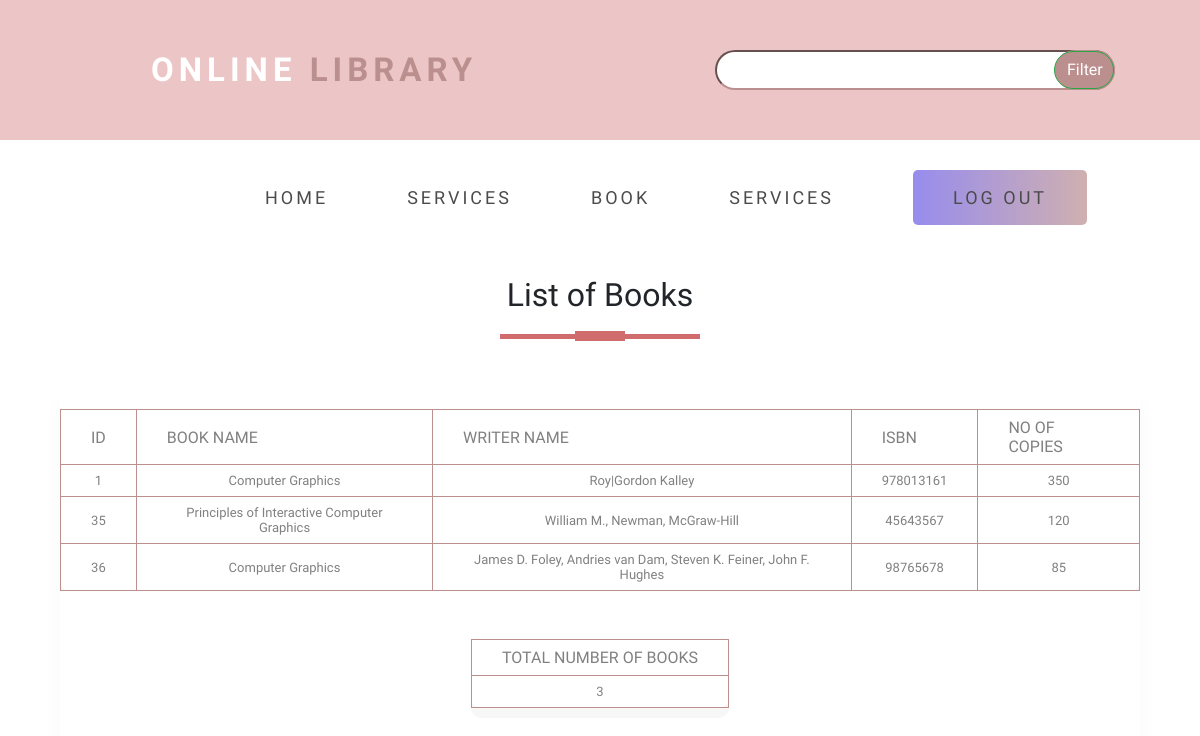
Screenshot of /php/cg.php with the database file from the repository.
### tables this page shows
CREATE TABLE `book1` (
  `id` int(255) NOT NULL,
  `isbn` int(255) NOT NULL,
  `name` text NOT NULL,
  `writer` text NOT NULL,
  `category` text NOT NULL,
  `image` varchar(1000) NOT NULL,
  `count` int(255) NOT NULL,
  `link` varchar(1000) NOT NULL
);

### php/cg.php (the view, shortened to what this page needs)
<html>
<head>
  <link rel="stylesheet" type="text/css" href="../css/booktype.css">
  <link rel="stylesheet" href="https://maxcdn.bootstrapcdn.com/bootstrap/4.5.2/css/bootstrap.min.css">
<link rel="stylesheet" href="https://cdnjs.cloudflare.com/ajax/libs/font-awesome/4.7.0/css/font-awesome.min.css" />
</head>
<body>
<div class="ratri">
     <div class="row">
       <div class="col-md-6">
         <div class="navbar">
         <div class="logo">
                <a href="indexnew.php">Online<span> Library</span></a>
            </div>
         </div>
       </div>
       <div class="col-md-6">
       <form action="book.php"  method="post" >
            <div class="search">
            <div class="s1">
                <div class="s2">
                    <input type="text" class="input"  name="valueToSearch" >
                    <div class="btn btn_common">
                    <input type="submit" class="btn btn-success" name="search" value="Filter">
                    </div>
                </div>
            </div>
        </div>
            </form>
       </div>
     </div>
   </div>
   <section id="nav">
     <div class="container">
     <div class="menu">
                <ul>
                    <li class="r1">
                        <a href="adminindex.php">Home</a></li>
                        <li><a href="aboutdemo.php">Services</a></li>
                       <li> <a href="book.php">Book</a></li>
                       <li> <a href="servicedemo.php">Services</a></li>
                       <li class="reg-btn"> <a href="logout.php">Log out</a></li>
                </ul>
            </div>
</section>
<div class="main-div">
    <h2 class="title text-center">List of Books</h2>
    <div class="center-div">
        <div class="table-responsive">
            <table>
                <thead>
                    <tr>
                        <th>ID</th>
                        <th>Book Name</th>
                        <th>Writer Name</th>
                        <th>ISBN</th>
                        <th>No of Copies</th>
                    </tr>
                </thead>
                <tbody>
                <?php
include 'connection.php';
$sql="select count(*) as total from book1 where category='CG'";
$result= mysqli_query($con,$sql);
while($res=mysqli_fetch_array($result))
{
  $output=$res['total'];
}
$selectquery="select * from book1 where category='CG'";
$query=mysqli_query($con,$selectquery);
while($res=mysqli_fetch_array($query))
{
    ?>
    <tr>
    <td><?php echo $res['id']?></td>
    <td><?php echo $res['name']?></td>
    <td><?php echo $res['writer']?></td>
    <td><?php echo $res['isbn']?></td>
    <td><?php echo $res['count']?></td>
</tr>
<?php
}
?>
                </tbody>
            </table>
        </div>
        <div class="container">
        <br><br>
        <table>
        <thead>
                    <tr>
                        <th>Total Number Of Books</th>
                    </tr>
                </thead>
                <tr>
                <td><?php echo $output?></td>
                </tr>
        </table>
        </div>
</div>
</div>
</body>
</html>

### css/booktype.css (style rules this page uses)
* { margin:0; padding:0; box-sizing:border-box; font-family:'Josefin Sans',sans-serif; }
table { border-collapse:collapse; background-color:#fff; box-shadow:0 10px 0 rgba(0,0,0,.03); border-radius:10px; margin:auto; }
th,td { border:1px solid rosybrown; padding:8px 30px; text-align:center; color:grey; }
th { text-transform:uppercase; font-weight:500; text-align:center; }
td { font-size:13px; }
.main-div { width:100%; height:100vh; display:flex; flex-direction:column; justify-content:center; align-items:center; }
.main-div h2 { padding:5px; margin-top:25px; text-decoration:uppercase; }
.title::before { content:''; background:#7b1798; height:5px; width:200px; margin-left:auto; margin-right:auto; display:block; transform:translateY(63px); }
.title::after { content:''; background:#7b1798; height:10px; width:50px; margin-left:auto; margin-right:auto; margin-bottom:40px; display:block; transform:translateY(17px); }
.center-div { width:90%; height:80vh; padding:20px 0 0 0; box-shadow:0 10px 20px 0 rgba(0,0,0,.03); border-radius:10px; margin:auto; }
.ratri { padding-top: 30px; padding-left: 35px; padding-right: 35px; padding-bottom: 30px; background: rgb(236, 198, 198); }
.search .input { border-color: rosybrown; background-color: #fff; }
.s1 .s2 { position: relative; width: 400px; height: 40px; margin-left: 100px; top: 20px ; font-size: 33px; font-weight: 900; text-transform: uppercase; letter-spacing: 5px; }
.s1 .s2 .input { position: absolute; top: 0; left: 0; height: 100%; width: 100%; border-radius: 20px; font-size: 18px; padding-left: 10px; }
.s1 .s2 .btn { position: absolute; top: 0; right: 0; width: 60px; height: 100%; background: rosybrown; z-index: 1; cursor: pointer; border-bottom-right-radius: 20px; border-bottom-left-radius: 20px; border-top-left-radius: 20px; border-top-right-radius: 20px; }
.navbar { width:100%; height:80px; display:flex; justify-content: space-between; }
.navbar .logo a { margin-left: 100px; font-size: 33px; font-weight: 900; text-transform: uppercase; letter-spacing: 5px; color: #fff!important; }
.navbar .logo span { font-size: 33px; color: rosybrown; }
#nav { padding-top: 30px; padding-left: 250px; }
.menu ul li { display: inline-block; }
.menu ul li a { position: relative; color: black!important; opacity: 0.7; margin-right: 75px; font-size: 18px; font-weight: 500; display: flex; align-items: center; letter-spacing: 3px; text-transform: uppercase; }
.menu ul li a:after { position:absolute; left:0; top:35px; width:100%; height:4px; background: blue; content:''; opacity: 0; transition: all 0.3s; border-radius: 6px; }
.reg-btn a { display: block; padding: 14px 40px; font-size: 20px; font-weight: 200; background-image: linear-gradient(to right,#6c5ce7, rosybrown); margin-right: 100px; letter-spacing: 1px; border-radius: 5px; transition: all 0.3s; color:#fff!important; }
.title::before { content:''; background:rgb(209, 108, 108); height:5px; width:200px; margin-left:auto; margin-right:auto; display:block; transform:translateY(63px); }
.title::after { content:''; background:rgb(209, 108, 108); height:10px; width:50px; margin-left:auto; margin-right:auto; margin-bottom:40px; display:block; transform:translateY(17px); }

### rows the page displays
book1: id "1", name "Computer Graphics", writer "Roy|Gordon Kalley", isbn "978013161", count "350"
book1: id "35", name "Principles of Interactive Computer Graphics", writer "William M., Newman, McGraw-Hill", isbn "45643567", count "120"
book1: id "36", name "Computer Graphics", writer "James D. Foley, Andries van Dam, Steven K. Feiner, John F. Hughes", isbn "98765678", count "85"

### other values shown
$output "3"
